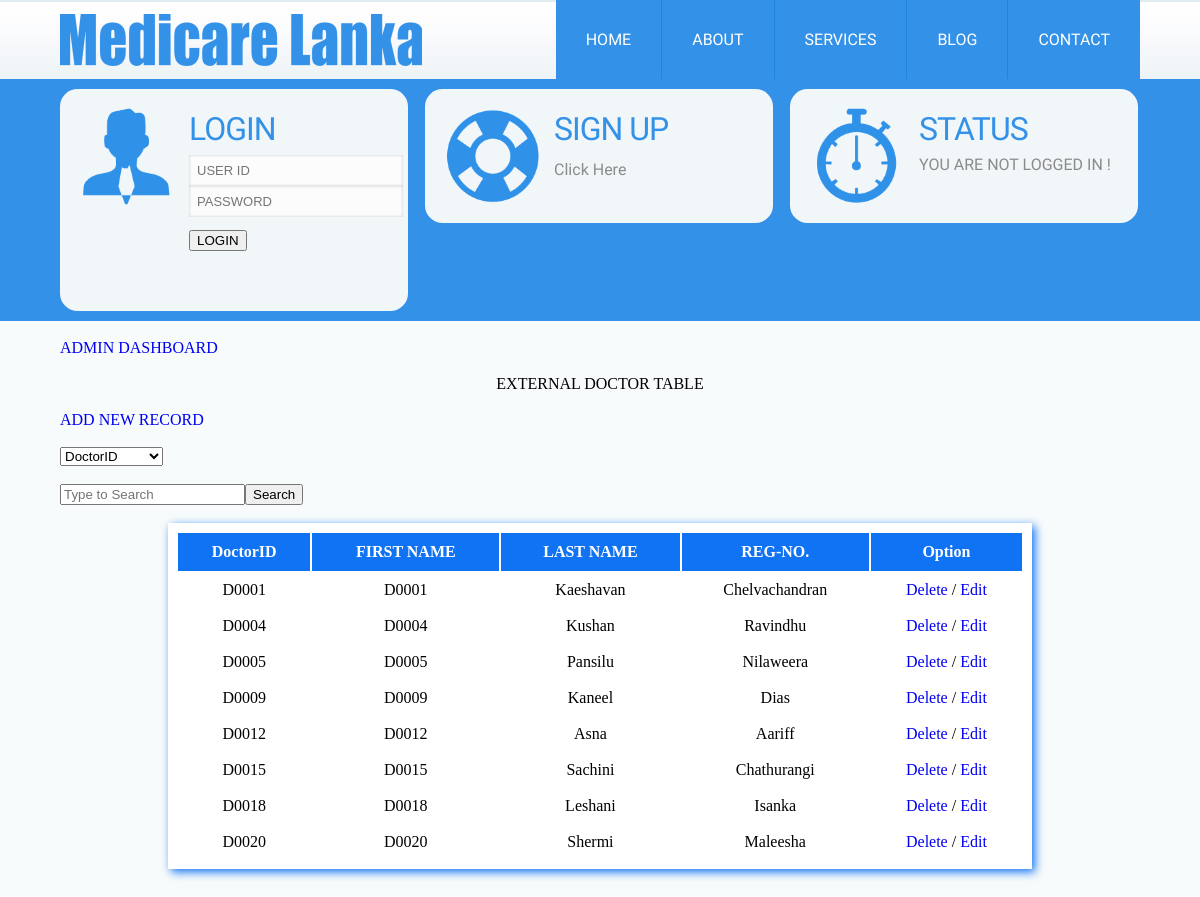
/admin_externalphysician.php, run on the app's committed database.
### tables this page shows
CREATE TABLE `externalphysican` (
  `d_id` varchar(5) NOT NULL,
  `d_f_name` varchar(50) NOT NULL,
  `d_l_name` varchar(50) NOT NULL,
  `reg_no` varchar(10) NOT NULL
);

CREATE TABLE `doctor` (
  `d_id` varchar(5) NOT NULL
);

### admin_externalphysician.php (the view, shortened to what this page needs)
<?php
	include 'header.php';
?>
</div>
<div class="wrap">
<br>
<a class="addnew" href="admin.php" style="font-face:Khmer OS Battambang; font-size:16px;">ADMIN DASHBOARD</a></font>
<br><br>
<center><h1>EXTERNAL DOCTOR TABLE</h1></center>
<br>
<a class="addnew" href="doctor_use_external.php" style="font-face:Khmer OS Battambang; font-size:16px;">ADD NEW RECORD</a></font>
<br><br>
	<div class="search">
	<form method="post" action="admin_exphy_search.php">
    <select name="cbosearch">
    	<option>DoctorID</option>
    </select>
	<br><br>
	<input type="text" name="txtsearch" placeholder="Type to Search" /><input type="submit" name="cmdsearch" value="Search" />
    </form>
    </div>
	<br>
	<center>
	<table>
    	<tr>
            <th>DoctorID</th>
            <th>FIRST NAME</th>
            <th>LAST NAME</th>
            <th>REG-NO.</th>
			<th>Option</th>
    	</tr>
        <?php
			$sql = "select * FROM doctor,externalphysican WHERE doctor.d_id=externalphysican.d_id";
			$result = mysql_query($sql);
			if (!$result) {
				echo "An error has occured: ".mysql_error();
			} else {
				while($tr=mysql_fetch_array($result)) {
		?>
		<tr>
			<td align="center"><?php echo $tr[0]; ?></td>
			<td align="center"><?php echo $tr[1]; ?></td>
			<td align="center"><?php echo $tr[2]; ?></td>
			<td align="center"><?php echo $tr[3]; ?></td>
			<td align="center"><a href="doctor_use_external.php? txtid=<?php echo $tr[0];?>">Delete</a> / <a href="doctor_use_external.php? txtid=<?php echo $tr[0];?>">Edit</a> </td>
		</tr>
		<?php
				}
			}
		?>
    </table>
	</center>
	</div>
	<br><br>
</body>
</html>

### css/style.css (style rules this page uses)
html,body,div,span,applet,object,iframe,h1,h2,h3,h4,h5,h6,p,blockquote,pre,a,abbr,acronym,address,big,cite,code,del,dfn,em,img,ins,kbd,q,s,samp,small,strike,strong,sub,sup,tt,var,b,u,i,dl,dt,dd,ol,nav ul,nav li,fieldset,form,label,legend,caption,tbody,tfoot,thead,article,aside,canvas,details,embed,figure,figcaption,footer,header,hgroup,menu,nav,output,ruby,section,summary,time,mark,audio,video { margin:0;padding:0;border:0;font-size:100%;font:inherit;vertical-align:baseline; }
a { text-decoration:none; }
body { background:#F8FBFB; }
.wrap { width:70%; margin:0 auto; }
table,td,tr { padding:8px; }
table { border:1px #1073F4; width:80%; background:#FFF; height:auto; margin:auto; box-shadow:3px 3px 9px #1073F4; }
th { background:#1073F4; color:#FFF; font-weight:bold; padding:10px; align: center; }
td { border:1px #1073F4; padding: auto; align: center; }
@media screen and (max-width:1366px) { .wrap { width:90%; } }

### data on the page
externalphysican: d_id.d_id "D0001", d_id "D0001", d_f_name "Kaeshavan", d_l_name "Chelvachandran"
externalphysican: d_id.d_id "D0004", d_id "D0004", d_f_name "Kushan", d_l_name "Ravindhu"
externalphysican: d_id.d_id "D0005", d_id "D0005", d_f_name "Pansilu", d_l_name "Nilaweera"
externalphysican: d_id.d_id "D0009", d_id "D0009", d_f_name "Kaneel", d_l_name "Dias"
externalphysican: d_id.d_id "D0012", d_id "D0012", d_f_name "Asna", d_l_name "Aariff"
externalphysican: d_id.d_id "D0015", d_id "D0015", d_f_name "Sachini", d_l_name "Chathurangi"
externalphysican: d_id.d_id "D0018", d_id "D0018", d_f_name "Leshani", d_l_name "Isanka"
externalphysican: d_id.d_id "D0020", d_id "D0020", d_f_name "Shermi", d_l_name "Maleesha"
